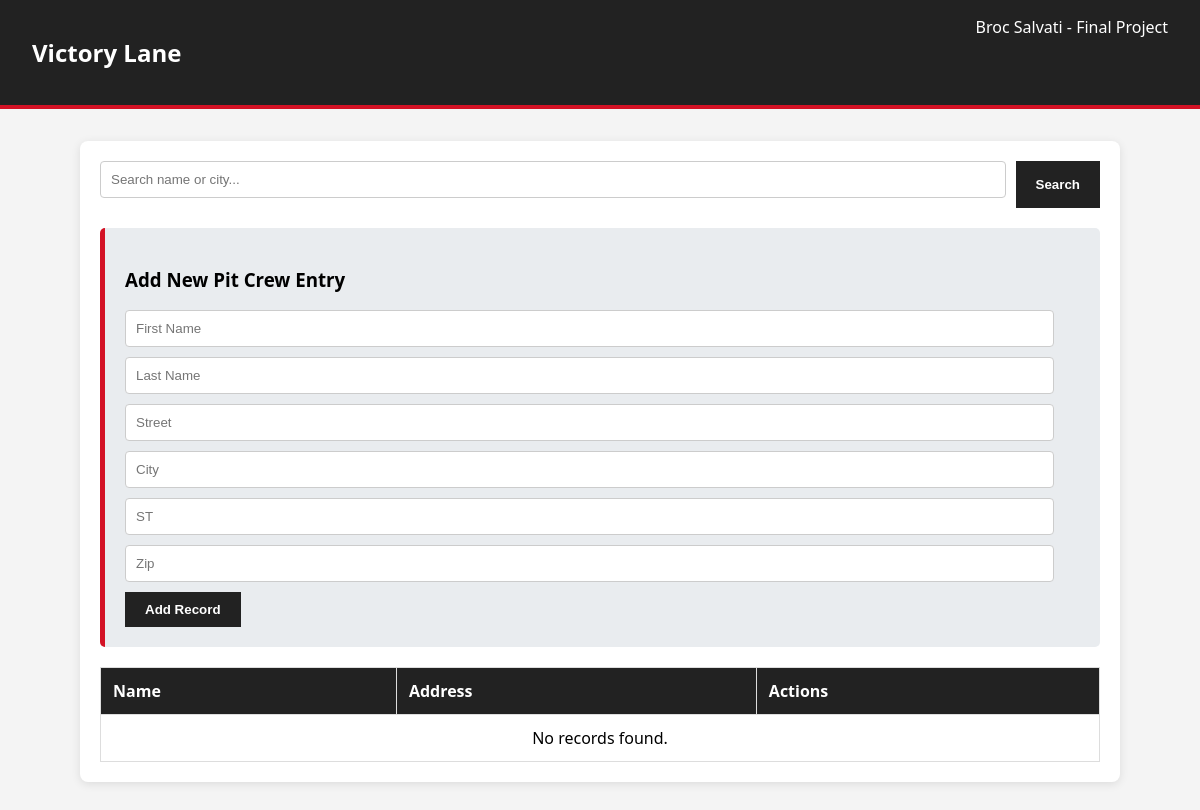
Before: / with the older database file.
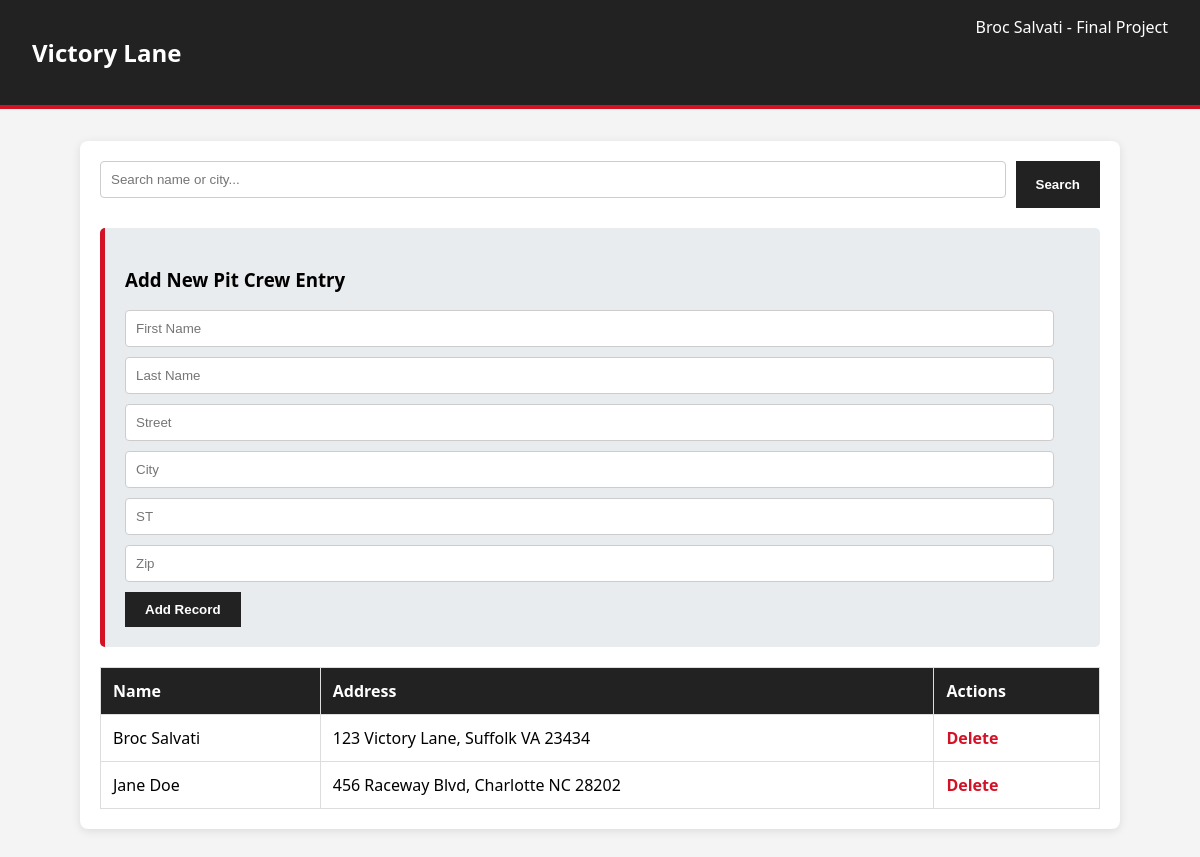
After: the same page with the newer database file.
### tables this page shows
CREATE TABLE IF NOT EXISTS addresses (
    AddressNo INT AUTO_INCREMENT PRIMARY KEY,
    First VARCHAR(25) NOT NULL,
    Last VARCHAR(30) NOT NULL,
    Street VARCHAR(100) NOT NULL,
    City VARCHAR(25) NOT NULL,
    State VARCHAR(2) NOT NULL,  
    Zip VARCHAR(10) NOT NULL    
);

### index.php (the view, shortened to what this page needs)
<?php
$host = 'localhost';
$db   = 'sdc310_midterm';
$user = 'ecpi_user';
$pass = 'password123';
$conn = new mysqli($host, $user, $pass, $db);
$search = "";
$query = "SELECT * FROM addresses";
$result = $conn->query($query);
?>
<!DOCTYPE html>
<html lang="en">
<head>
</head>
<body>
    <nav><h1>Victory Lane</h1><div>Broc Salvati - Final Project</div></nav>
    <div class="container">
        <form method="GET" style="display:flex; gap:10px; background:none; border:none; padding:0;">
            <input type="text" name="search_query" placeholder="Search name or city..." value="<?= htmlspecialchars($search) ?>" style="flex-grow:1;">
            <button type="submit">Search</button>
        </form>
        <form method="POST">
            <h3>Add New Pit Crew Entry</h3>
            <input type="text" name="first" placeholder="First Name" required maxlength="25">
            <input type="text" name="last" placeholder="Last Name" required maxlength="30">
            <input type="text" name="street" placeholder="Street" required maxlength="100">
            <input type="text" name="city" placeholder="City" required maxlength="25">
            <input type="text" name="state" placeholder="ST" required maxlength="2">
            <input type="text" name="zip" placeholder="Zip" required maxlength="10">
            <button type="submit" name="add">Add Record</button>
        </form>
        <table>
            <thead><tr><th>Name</th><th>Address</th><th>Actions</th></tr></thead>
            <tbody>
                <?php if ($result->num_rows > 0): ?>
                    <?php while($row = $result->fetch_assoc()): ?>
                    <tr>
                        <td><?= htmlspecialchars($row['First'] . " " . $row['Last']) ?></td>
                        <td><?= htmlspecialchars($row['Street'] . ", " . $row['City'] . " " . $row['State'] . " " . $row['Zip']) ?></td>
                        <td><a href="?delete=<?= $row['AddressNo'] ?>" class="btn-delete" onclick="return confirm('Delete record?')">Delete</a></td>
                    </tr>
                    <?php endwhile; ?>
                <?php else: ?>
                    <tr><td colspan="3" style="text-align:center;">No records found.</td></tr>
                <?php endif; ?>
            </tbody>
        </table>
    </div>
</body>
</html>

### index.php (style rules this page uses)
:root { --speed-red: #D31225; --asphalt: #222222; --checker-white: #f4f4f4; }
body { font-family: 'Segoe UI', sans-serif; margin: 0; background-color: var(--checker-white); }
nav { background-color: var(--asphalt); color: white; padding: 1rem 2rem; border-bottom: 4px solid var(--speed-red); display: flex; justify-content: space-between; }
.container { max-width: 1000px; margin: 2rem auto; padding: 20px; background: white; border-radius: 8px; box-shadow: 0 2px 10px rgba(0,0,0,0.1); }
form { background: #e9ecef; padding: 20px; border-radius: 5px; margin-bottom: 20px; border-left: 5px solid var(--speed-red); }
input { margin-bottom: 10px; display: block; width: 95%; padding: 10px; border: 1px solid #ccc; border-radius: 4px; }
button { background-color: var(--asphalt); color: white; padding: 10px 20px; border: none; cursor: pointer; font-weight: bold; }
table { width: 100%; border-collapse: collapse; }
th, td { border: 1px solid #ddd; padding: 12px; text-align: left; }
th { background-color: var(--asphalt); color: white; }
.btn-delete { color: var(--speed-red); text-decoration: none; font-weight: bold; }

Changed rows visible on the page:
added addresses: First+Last "Broc Salvati", Street+City+State "123 Victory Lane, Suffolk VA 23434"
added addresses: First+Last "Jane Doe", Street+City+State "456 Raceway Blvd, Charlotte NC 28202"
Other visible differences:
text no longer shown: "No records found."
